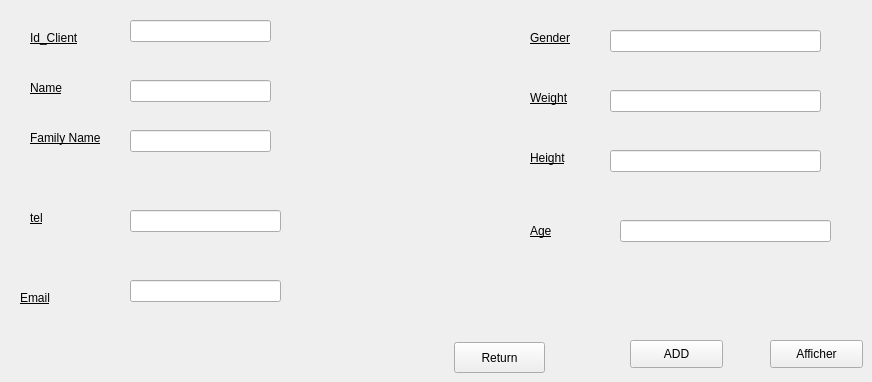
      <widget class="QWidget" name="tab_13">
       <attribute name="title">
        <string>Add Client</string>
       </attribute>
       <widget class="QLabel" name="label_10">
        <property name="geometry">
         <rect>
          <x>30</x>
          <y>30</y>
          <width>71</width>
          <height>16</height>
         </rect>
        </property>
        <property name="styleSheet">
         <string notr="true">color: rgb(0, 0, 0);
border-color: rgb(255, 255, 255);
text-decoration: underline;
font: 75 10pt &quot;MS Shell Dlg 2&quot;;
</string>
        </property>
        <property name="text">
         <string>Id_Client</string>
        </property>
       </widget>
       <widget class="QLineEdit" name="lineEdit_idA">
        <property name="geometry">
         <rect>
          <x>130</x>
          <y>20</y>
          <width>141</width>
          <height>22</height>
         </rect>
        </property>
       </widget>
       <widget class="QLabel" name="label_11">
        <property name="geometry">
         <rect>
          <x>30</x>
          <y>80</y>
          <width>55</width>
          <height>16</height>
         </rect>
        </property>
        <property name="styleSheet">
         <string notr="true">color: rgb(0, 0, 0);
border-color: rgb(255, 255, 255);
text-decoration: underline;
font: 75 10pt &quot;MS Shell Dlg 2&quot;;
</string>
        </property>
        <property name="text">
         <string>Name</string>
        </property>
       </widget>
       <widget class="QLabel" name="label_12">
        <property name="geometry">
         <rect>
          <x>30</x>
          <y>130</y>
          <width>101</width>
          <height>16</height>
         </rect>
        </property>
        <property name="styleSheet">
         <string notr="true">color: rgb(0, 0, 0);
border-color: rgb(255, 255, 255);
text-decoration: underline;
font: 75 10pt &quot;MS Shell Dlg 2&quot;;
</string>
        </property>
        <property name="text">
         <string>Family Name</string>
        </property>
       </widget>
       <widget class="QLineEdit" name="lineEdit_N">
        <property name="geometry">
         <rect>
          <x>130</x>
          <y>80</y>
          <width>141</width>
          <height>22</height>
         </rect>
        </property>
       </widget>
       <widget class="QLineEdit" name="lineEdit_FN">
        <property name="geometry">
         <rect>
          <x>130</x>
          <y>130</y>
          <width>141</width>
          <height>22</height>
         </rect>
        </property>
       </widget>
       <widget class="QLabel" name="label_41">
        <property name="geometry">
         <rect>
          <x>30</x>
          <y>210</y>
          <width>55</width>
          <height>16</height>
         </rect>
        </property>
        <property name="styleSheet">
         <string notr="true">color: rgb(0, 0, 0);
border-color: rgb(255, 255, 255);
text-decoration: underline;
font: 75 10pt &quot;MS Shell Dlg 2&quot;;
</string>
        </property>
        <property name="text">
         <string>tel</string>
        </property>
       </widget>
       <widget class="QLabel" name="label_42">
        <property name="geometry">
         <rect>
          <x>20</x>
          <y>290</y>
          <width>55</width>
          <height>16</height>
         </rect>
        </property>
        <property name="styleSheet">
         <string notr="true">color: rgb(0, 0, 0);
border-color: rgb(255, 255, 255);
text-decoration: underline;
font: 75 10pt &quot;MS Shell Dlg 2&quot;;
</string>
        </property>
        <property name="text">
         <string>Email</string>
        </property>
       </widget>
       <widget class="QLineEdit" name="lineEdit_TEL">
        <property name="geometry">
         <rect>
          <x>130</x>
          <y>210</y>
          <width>151</width>
          <height>22</height>
         </rect>
        </property>
       </widget>
       <widget class="QLineEdit" name="lineEdit_EmailA">
        <property name="geometry">
         <rect>
          <x>130</x>
          <y>280</y>
          <width>151</width>
          <height>22</height>
         </rect>
        </property>
       </widget>
       <widget class="QLabel" name="label_43">
        <property name="geometry">
         <rect>
          <x>530</x>
          <y>90</y>
          <width>55</width>
          <height>16</height>
         </rect>
        </property>
        <property name="styleSheet">
         <string notr="true">color: rgb(0, 0, 0);
border-color: rgb(255, 255, 255);
text-decoration: underline;
font: 75 10pt &quot;MS Shell Dlg 2&quot;;
</string>
        </property>
        <property name="text">
         <string>Weight</string>
        </property>
       </widget>
       <widget class="QLabel" name="label_44">
        <property name="geometry">
         <rect>
          <x>530</x>
          <y>150</y>
          <width>55</width>
          <height>16</height>
         </rect>
        </property>
        <property name="styleSheet">
         <string notr="true">color: rgb(0, 0, 0);
border-color: rgb(255, 255, 255);
text-decoration: underline;
font: 75 10pt &quot;MS Shell Dlg 2&quot;;
</string>
        </property>
        <property name="text">
         <string>Height</string>
        </property>
       </widget>
       <widget class="QLabel" name="label_45">
        <property name="geometry">
         <rect>
          <x>530</x>
          <y>30</y>
          <width>55</width>
          <height>16</height>
         </rect>
        </property>
        <property name="styleSheet">
         <string notr="true">color: rgb(0, 0, 0);
border-color: rgb(255, 255, 255);
text-decoration: underline;
font: 75 10pt &quot;MS Shell Dlg 2&quot;;
</string>
        </property>
        <property name="text">
         <string>Gender</string>
        </property>
       </widget>
       <widget class="QLabel" name="label_46">
        <property name="geometry">
         <rect>
          <x>530</x>
          <y>220</y>
          <width>55</width>
          <height>21</height>
         </rect>
        </property>
        <property name="styleSheet">
         <string notr="true">color: rgb(0, 0, 0);
font: 8pt &quot;MS Shell Dlg 2&quot;;
border-color: rgb(255, 255, 255);
text-decoration: underline;
font: 75 10pt &quot;MS Shell Dlg 2&quot;;
</string>
        </property>
        <property name="text">
         <string>Age</string>
        </property>
       </widget>
       <widget class="QPushButton" name="ADDC">
        <property name="geometry">
         <rect>
          <x>630</x>
          <y>340</y>
          <width>93</width>
          <height>28</height>
         </rect>
        </property>
        <property name="text">
         <string>ADD</string>
        </property>
       </widget>
       <widget class="QLineEdit" name="lineEdit_GENDER">
        <property name="geometry">
         <rect>
          <x>610</x>
          <y>30</y>
          <width>211</width>
          <height>22</height>
         </rect>
        </property>
       </widget>
       <widget class="QLineEdit" name="lineEdit_WA">
        <property name="geometry">
         <rect>
          <x>610</x>
          <y>90</y>
          <width>211</width>
          <height>22</height>
         </rect>
        </property>
       </widget>
       <widget class="QLineEdit" name="lineEdit_HA">
        <property name="geometry">
         <rect>
          <x>610</x>
          <y>150</y>
          <width>211</width>
          <height>22</height>
         </rect>
        </property>
       </widget>
       <widget class="QLineEdit" name="lineEdit_AGEA">
        <property name="geometry">
         <rect>
          <x>620</x>
          <y>220</y>
          <width>211</width>
          <height>22</height>
         </rect>
        </property>
       </widget>
       <widget class="QPushButton" name="Display">
        <property name="geometry">
         <rect>
          <x>770</x>
          <y>340</y>
          <width>93</width>
          <height>28</height>
         </rect>
        </property>
        <property name="text">
         <string>Afficher</string>
        </property>
       </widget>
       <widget class="QPushButton" name="retour_z_3">
        <property name="geometry">
         <rect>
          <x>454</x>
          <y>342</y>
          <width>91</width>
          <height>31</height>
         </rect>
        </property>
        <property name="text">
         <string>Return</string>
        </property>
       </widget>
      </widget>
